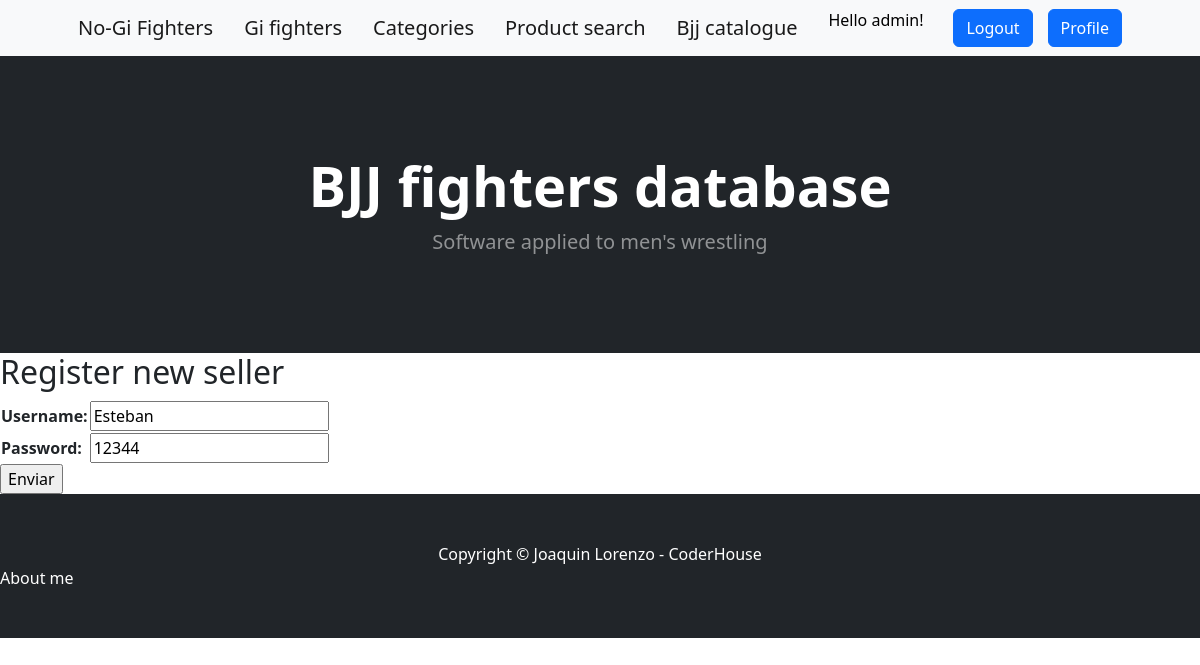
The app's page /update_seller/3 (signed in), older data.
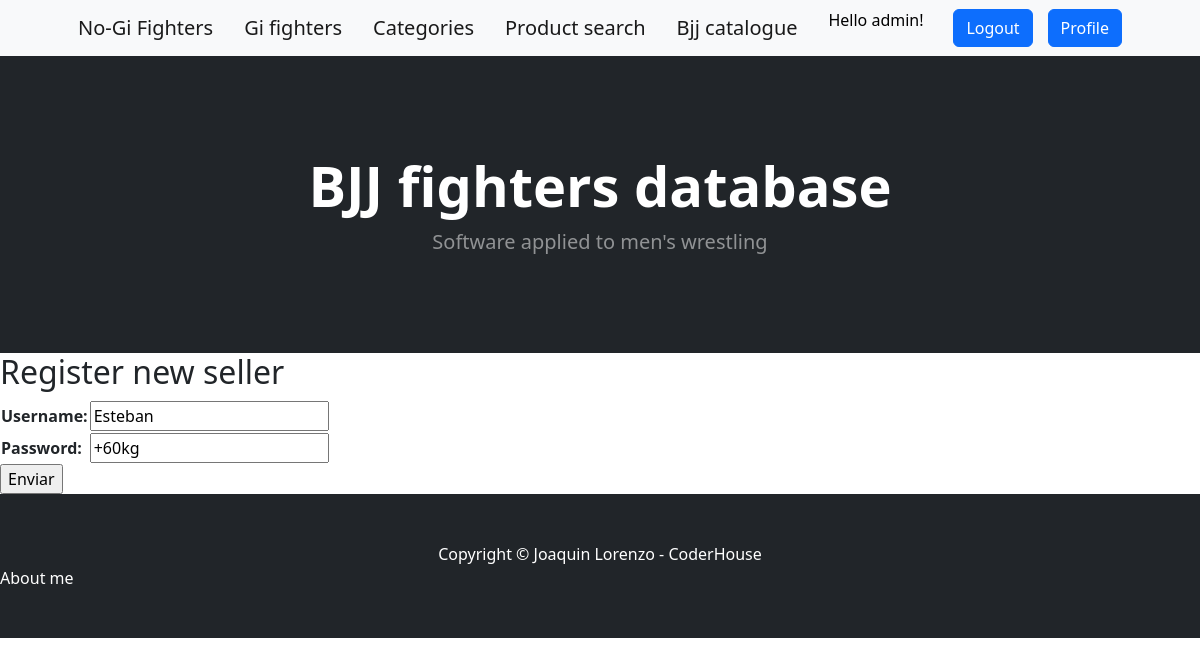
The same page, newer data.
### aplicacion/models.py (models this page shows, shortened)
class Seller(models.Model):
    username =models.CharField(max_length=40, blank=False)
    password = models.CharField(max_length=40, blank=False)

### aplicacion/views.py (the view)
# urls.py: path('update_seller/<int:pk>', SellerUpdate.as_view(), name="update_seller"),
class SellerUpdate(LoginRequiredMixin, UpdateView):
    model = Seller
    fields = ['username', 'password']
    success_url = reverse_lazy('sellers')

### aplicacion/templates/aplicacion/seller_form.html (shortened to what this page needs)
{%  extends 'aplicacion/base.html' %}
{% load static %}
{% block contenido %}
     <h2> Register new seller</h2>
    <form action="" method="post">
        <table>
            {{ form.as_table }}
        </table>
            <input type="submit" value="Enviar">
    </form>
{% endblock contenido %}

Row changes from the older to the newer data that the page shows:
changed Seller "Esteban": password "12344" → "+60kg"
